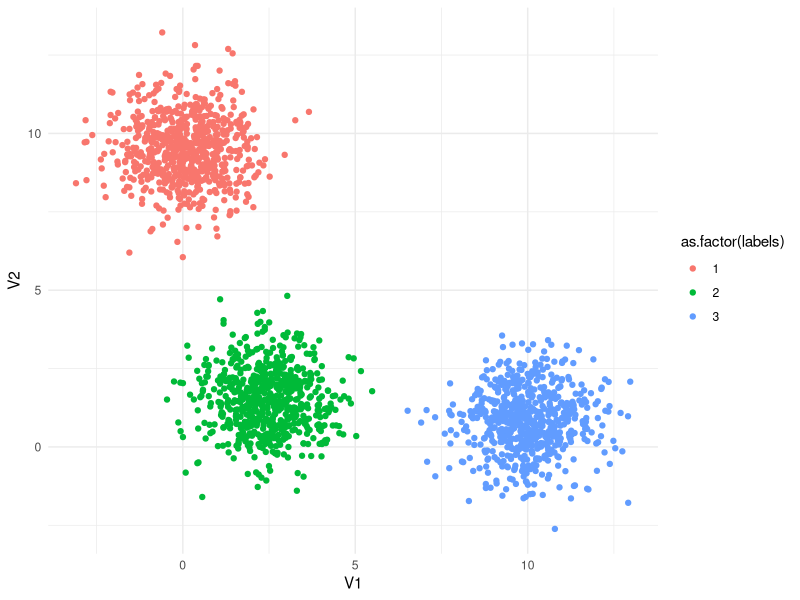
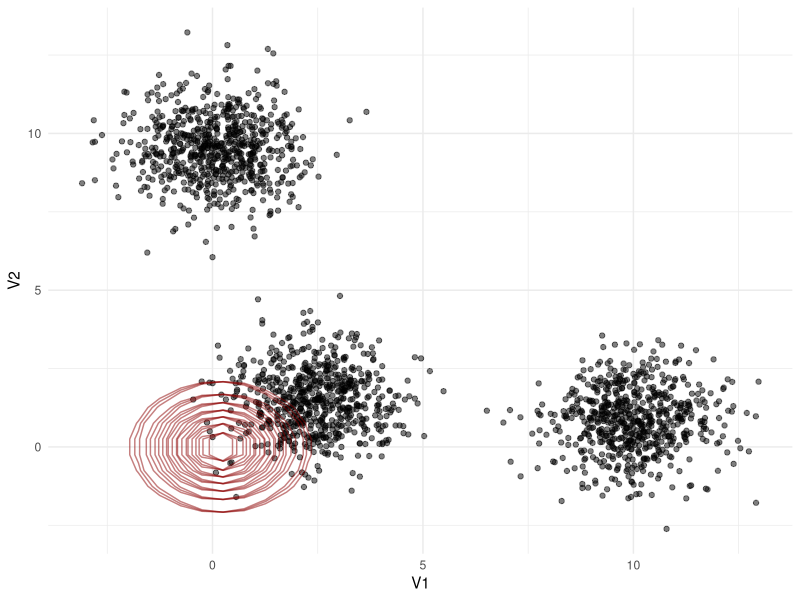
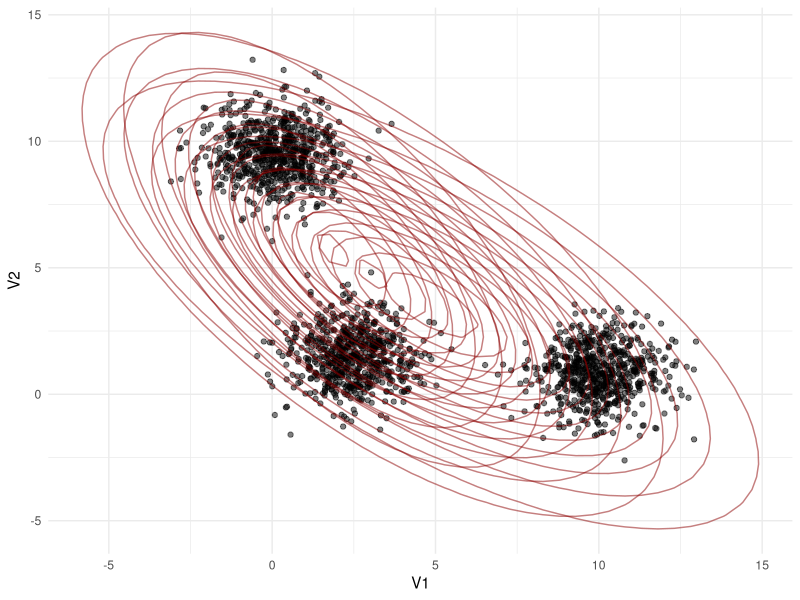
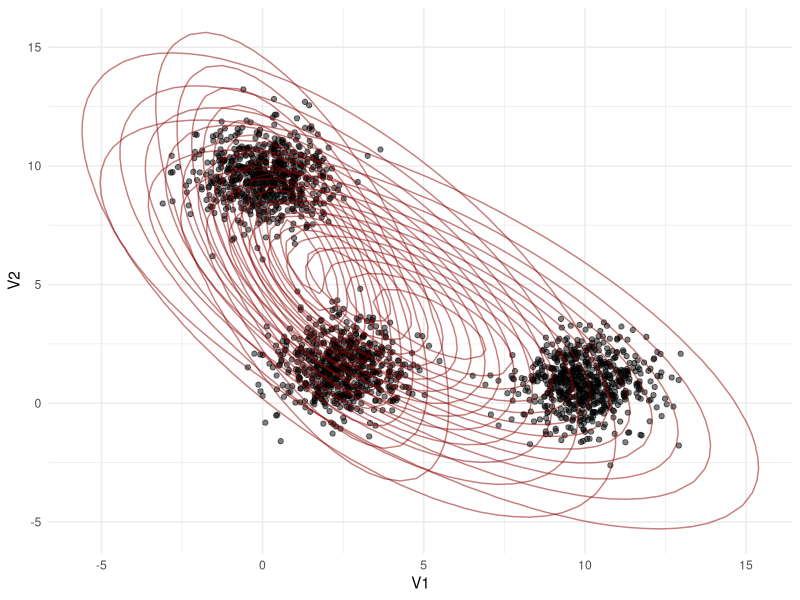
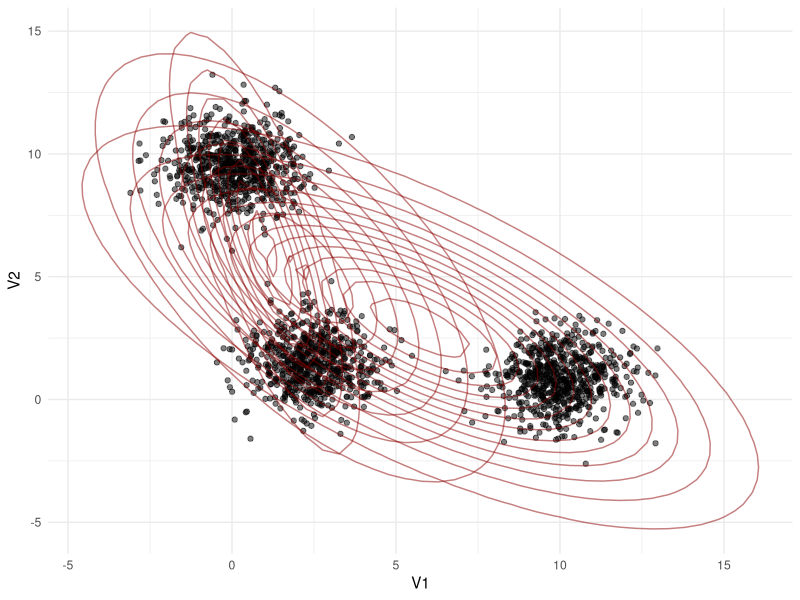
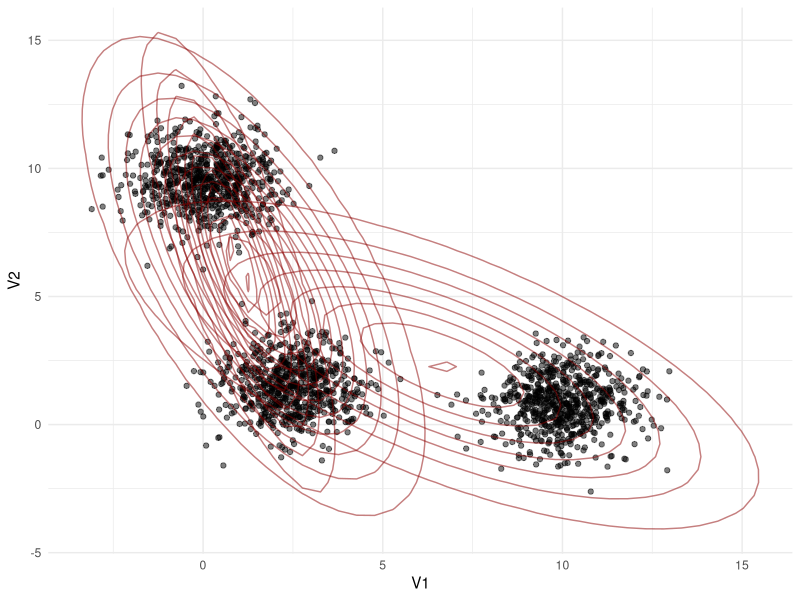
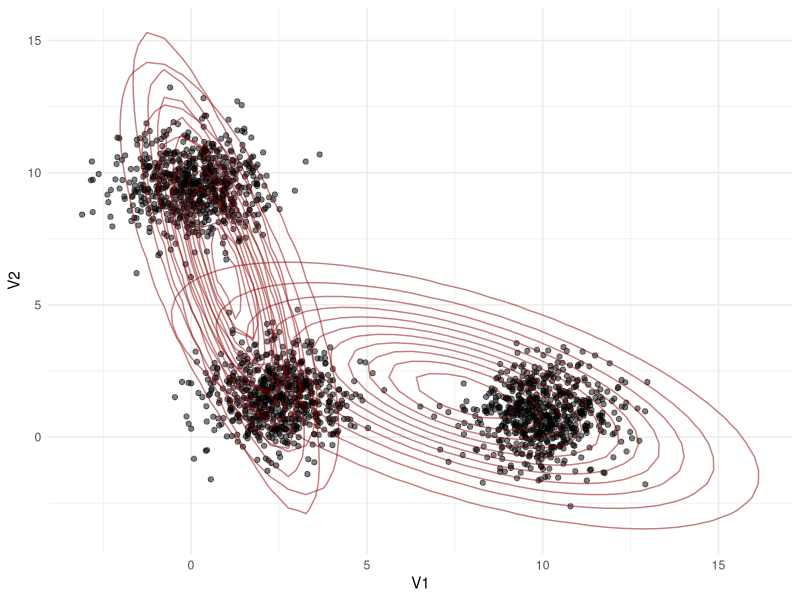
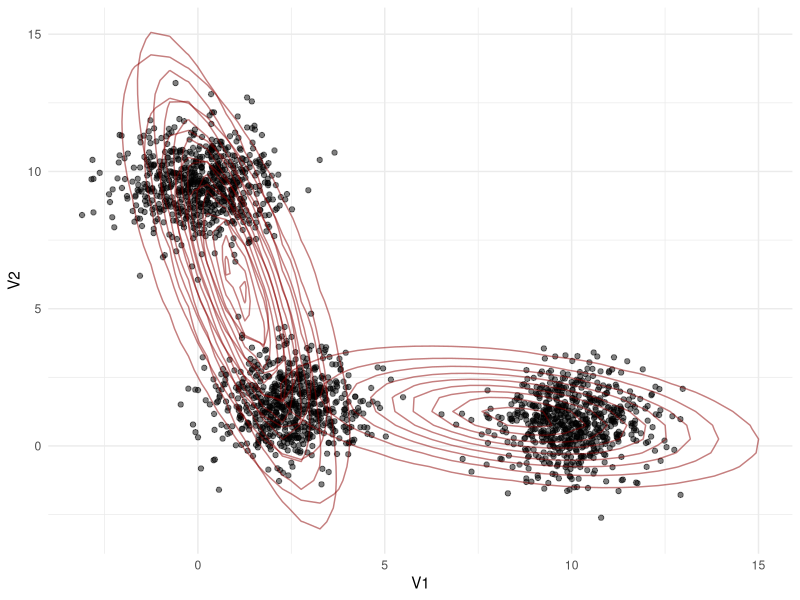

Recreate these plots in R, in order. (Note: a time limit stopped this script after it produced the figures.)
library(MASS)
library(mvtnorm)
library(tidyr)
library(ggplot2)

# unsupervised clustering algorithm via EM
# we'll start with a bivariate, 2-component mixture of normals and then extend to more components and dimensions

# -------------E step-------------
# priors, mus, sigmas refer to parameter choice in current iteration
calulate_posterior <- function(i, j, data, priors, mus, sigmas, g) {
  # tupel of data (p-dimensional vector)
  data_point <- data[i,]
  prior <- priors[j]
  mu <- mus[j,]
  sigma <- sigmas[[j]]
  denominator <- 0
  # hier wird component durch seq_len(anzahlAnKlassen) zählen
  # vlt kann man das noch effizienter machen anstatt mit for-Loop
  for (component in seq_len(g)) {
    denominator <- denominator + (priors[component] * (exp(-0.5 * t(data_point - mus[component,]) %*% solve(sigmas[[component]]) %*% (data_point - mus[component,])) / sqrt((2 * pi)^2 * det(sigmas[[component]]))))
  }
  return((prior * (exp(-0.5 * t(data_point - mu) %*% solve(sigma) %*% (data_point - mu)) / sqrt((2 * pi)^2 * det(sigma)))) / denominator)
}
# --------------------------------

# -------------M step-------------
# estimate priors
estimate_prior <- function(data, j, priors, mus, sigma, g) {
  priors_j_old <- priors
  mu_j_old <- mus
  sigma_j_old <- sigma
  post_record <- vector()
  # for durch apply ersetzen, dann returnt die Funktion aber keinen Vektor sondern schon die Summe, deswegen muss das Produkt dann angepasst werden
  for (i in seq_len(nrow(data))) {
    post_j <- calulate_posterior(i, j, data, priors_j_old, mu_j_old, sigma_j_old, g)
    post_record <- c(post_record, post_j)
  }
  return(post_record)
}

# estimate mus
estimate_mu <- function(data, j, sum_post, priors, mus, sigma, g) {
  priors_j_old <- priors
  mu_j_old <- mus
  sigma_j_old <- sigma
  weights_record <- vector()
  sum_post <- sum_post
  for (i in seq_len(nrow(data))) {
    # hier statt for Schleife apply(Produkt und dann das aufsummieren)
    weights_j <- (calulate_posterior(i, j, data, priors_j_old, mu_j_old, sigma_j_old, g) / sum_post) * data[i,]
    weights_record <- rbind(weights_record, weights_j)
  }
  return(apply(weights_record, MARGIN = 2, sum))
}

# estimate sigmas
estimate_sigma <- function(data, j, sum_post, mu_j_new, priors, mus, sigma, g) {
  components_record <- list()
  sum_post <- sum_post
  mu_j_new <- mu_j_new
  priors_j_old <- priors
  mu_j_old <- mus
  sigma_j_old <- sigma
  for (i in seq_len(nrow(data))) {
    weight <- (calulate_posterior(i, j, data, priors_j_old, mu_j_old, sigma_j_old, g) / sum_post)
    # in der Matrix muss nrow und ncol dann variabel sein
    component_j <- diag(as.numeric(weight), 2) %*% ((data[i,] - mu_j_new) %*% t(data[i,] - mu_j_new))
    components_record[[i]] <- component_j
  }
  return(Reduce("+", components_record))
}
# --------------------------------

# generate data from true parameters
# ------- 1 (2 components)
n <- 1000
mu1 <- c(-1, -1)
mu2 <- c(1, 1)
mus <- rbind(mu1,mu2)
sigma1 <- matrix(c(1, 0.5, 0.5, 1), nrow = 2)
sigma2 <- matrix(c(0.24, 0.5, 0.5, 8), nrow = 2)
sigmas <- list(sigma1,sigma2)
n1 <- 600
n2 <- 400
x1 <- rmvnorm(n1, mu1, sigma1)
x2 <- rmvnorm(n2, mu2, sigma2)
data <- rbind(x1, x2)

# ------- 2 (3 components)
n <- 1000
mu1 <- c(-10, -10)
mu2 <- c(3, 3)
mu3 <- c(10, 10)
mus <- rbind(mu1,mu2,mu3)
sigma1 <- matrix(c(1, 0, 0, 1), nrow = 2)
sigma2 <- matrix(c(1, 0, 0, 1), nrow = 2)
sigma3 <- matrix(c(1, 0, 0, 1), nrow = 2)
sigmas <- list(sigma1,sigma2,sigma3)
n1 <- 333
n2 <- 333
n3 <- 334
x1 <- rmvnorm(n1, mu1, sigma1)
x2 <- rmvnorm(n2, mu2, sigma2)
x3 <- rmvnorm(n3, mu3, sigma3)
data <- rbind(x1, x2, x3)

# create data set with higher overlap and three components
# ------- 3 (3 components)
n <- 1000
mu1 <- c(-3, -3)
mu2 <- c(1, 1)
mu3 <- c(2, -1)
mus <- rbind(mu1,mu2,mu3)
sigma1 <- matrix(c(1, 0.5, 0.5, 1), nrow = 2)
sigma2 <- matrix(c(0.24, 0.5, 0.5, 8), nrow = 2)
sigma3 <- matrix(c(2, 1, 1, 2), nrow = 2)
sigmas <- list(sigma1,sigma2,sigma3)
n1 <- 100
n2 <- 450
n3 <- 350
x1 <- rmvnorm(n1, mu1, sigma1)
x2 <- rmvnorm(n2, mu2, sigma2)
x3 <- rmvnorm(n3, mu3, sigma3)
data <- rbind(x1, x2, x3)

# ------- init 3 (3 components)
# initiate random starting points
mu1 <- c(0.1, 0)
mu2 <- c(0.2, 0)
mu3 <- c(0.3, 0)
mu_j_old <- rbind(mu1,mu2,mu3)
sigma1 <- matrix(c(1, 0, 0, 1), nrow = 2)
sigma2 <- matrix(c(1, 0, 0, 1), nrow = 2)
sigma3 <- matrix(c(1, 0, 0, 1), nrow = 2)
sigma_j_old <- list(sigma1,sigma2,sigma3)
priors_j_old <- c(0.05, 0.45, 0.5)

em <- function(data, priors_j_old, mu_j_old, sigma_j_old, g) {
  previous_mus <- 0
  for (i in seq_len(100)) {
    # data grid has to be made variable too later but we'll keep 3 for now
    data.grid <- expand.grid(s.1 = seq(-50, 50, length.out=200), 
                             s.2 = seq(-50, 50, length.out=200))
    
    geom_list <- list()
    
    # Erstelle Geometrieobjekte für jedes j und füge sie zur Liste hinzu
    for (j in seq_len(g)) {
      q.samp <- cbind(data.grid, prob = mvtnorm::dmvnorm(data.grid, mean = mu_j_old[j,], sigma = sigma_j_old[[j]]))
      geom_list[[j]] <- geom_contour(data = q.samp, aes(x = s.1, y = s.2, z = prob), color = "darkred", alpha = 0.5)
    }
    
    # Erstelle ggplot mit den Punkten und den Konturlinien für jedes j
    print(ggplot(as.data.frame(data), aes(x = V1, y = V2)) +
      geom_point(alpha = 0.5) +
      geom_list +
      theme_minimal())
    
    
    priors_vector <- vector()
    mus_matrix <- matrix(data = NA, nrow = g, ncol = 2)
    sigma_list <- list()
    for (j in seq_len(g)) {
      post_rec <- estimate_prior(data, j, priors_j_old, mu_j_old, sigma_j_old, g)
      sum_post <- sum(post_rec)
      prior_j_new <- mean(post_rec)
      priors_j_new <- mean(estimate_prior(data, j, priors_j_old, mu_j_old, sigma_j_old, g))
      mu_j_new <- estimate_mu(data, j, sum_post, priors_j_old, mu_j_old, sigma_j_old, g)
      sigma_j_new <- estimate_sigma(data, j, sum_post, mu_j_new, priors_j_old, mu_j_old, sigma_j_old, g)
      
      priors_vector <- c(priors_vector, priors_j_new)
      mus_matrix[j,] <- mu_j_new
      sigma_list[[j]] <- sigma_j_new
    }
    previous_mus <- mu_j_old[1,1]
    priors_j_old <- priors_vector
    mu_j_old <- mus_matrix
    sigma_j_old <- sigma_list
    print(mus_matrix)
    
  }
}

# run the following line to try the em function in an isolated way (dataset is created above)
# em(data_matrix, priors_j_old, mu_j_old, sigma_j_old, 3)

# label data for illustration with ggplot
data_with_labels <- data.frame(data)
label_vector <- rep(1, n1)
label_vector <- c(label_vector, rep(2, n2))
label_vector <- c(label_vector, rep(3, n3))
data_with_labels$label <- label_vector

# this function generates data with sample size n, some number of classes (hidden
# components), a certain bayes error (overlap, not yet implemented yet), and a 
# certain correlation between the variables. The prior ratio can only be set to "equal"
# meaning all classes have similar prior probabilities (each sampled from a normal
# distribution centered around 1 / number_of_classes)
generate_data <- function(n, number_of_classes, bayes_error, correlation, prior_ratio = "equal") {
  mu_matrix <- matrix(data = NA, nrow = number_of_classes, ncol = 2)
  sigma_list <- list()
  prior_vector <- vector(mode = "numeric", length = number_of_classes)
  max <- 1
  x <- matrix(data = NA, nrow = 0, ncol = 3)
  
  for (i in seq_len(number_of_classes - 1)) {
    mu_matrix[i, ] <- runif(2, 0, 10)
    
    current_sigma <- matrix(c(1, 0, 0, 1), nrow = 2)
    sigma_list[[i]] <- current_sigma
    
    ratio_accepted <- FALSE
    while(ratio_accepted == FALSE) {
      ratio <- rnorm(1, 1 / number_of_classes, 0.01)
      if (ratio > max) {
        ratio_accepted <- FALSE
      } else {
        ratio_accepted <- TRUE
      }
    }
    prior_vector[i] <- ratio
    max <- max - ratio
    
    x_new <- rmvnorm(round(n * ratio), mu_matrix[i, ], current_sigma)
    labels <- rep(i, round(n * ratio))
    x_new <- cbind(x_new, labels)
    x <- rbind(x, x_new)
    x_new <- x
    
    
  }
  
  mu_matrix[i + 1, ] <- runif(2, 0, 10)
  current_sigma <- matrix(c(1, 0, 0, 1), nrow = 2)
  sigma_list[[i + 1]] <- current_sigma
  
  prior_vector[length(prior_vector)] <- max
  
  
  x_new <- rmvnorm(round(n * max), mu_matrix[i + 1, ], current_sigma)
  labels <- rep(i + 1, round(n * max))
  x_new <- cbind(x_new, labels)
  x <- rbind(x, x_new)
  x_new <- x
  
  return(x)
}

# this now combines random data generation with the EM algorithm
run_algorithm <- function(sample_size, amount_of_distributions = 2) {
  data_df <- as.data.frame(generate_data(sample_size, amount_of_distributions, 1, 1, "equal"))
  print(ggplot(data = as.data.frame(data_df), aes(x = V1, y = V2, color = as.factor(labels))) +
    geom_point() +
    theme_minimal())
  # wait for 3 sec
  Sys.sleep(3)
  data_matrix <- as.matrix(data_df[,-3])
  em(data_matrix, priors_j_old, mu_j_old, sigma_j_old, amount_of_distributions)
  ggplot(data = as.data.frame(data_df), aes(x = V1, y = V2, color = as.factor(labels))) +
    geom_point() +
    theme_minimal()
}

# test run
run_algorithm(2000, 3)

# also try with iris data
data <- iris
# only take "sepal.length", "petal.width"
data <- data[,c(2,4,5)]
ggplot(data = data, aes(x = Sepal.Width, y = Petal.Width, color = as.factor(Species))) +
  geom_point() +
  theme_minimal()

iris_matrix <- as.matrix(data[,-3])
colnames(iris_matrix) <- c("V1", "V2")

# run em
em(iris_matrix, priors_j_old, mu_j_old, sigma_j_old, 3)



set.seed(12)
set.seed(13)
# doesn't work with arg 1 yet
data_df <- as.data.frame(generate_data(2000, 3, 1, 1, "equal"))
data_matrix <- as.matrix(data_df[,-3])


# mit Farben
ggplot(data = as.data.frame(data_df), aes(x = V1, y = V2, color = as.factor(labels))) +
  geom_point() +
  theme_minimal()

# ohne Farben
ggplot(data = data_df, aes(x = X1, y = X2)) +
  geom_point() +
  theme_minimal()
  
# blablabla
